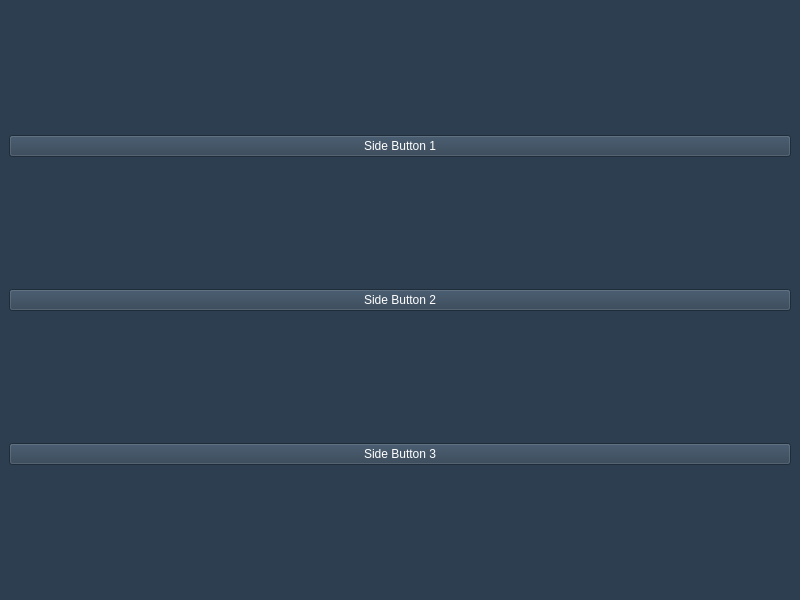
<?xml version="1.0" encoding="UTF-8"?>
<ui version="4.0">
 <class>MainWindow</class>
 <widget class="QMainWindow" name="MainWindow">
  <property name="geometry">
   <rect>
    <x>0</x>
    <y>0</y>
    <width>800</width>
    <height>600</height>
   </rect>
  </property>
  <property name="windowTitle">
   <string>Side Bar Example</string>
  </property>
  <widget class="QWidget" name="centralwidget">
   <layout class="QHBoxLayout" name="horizontalLayout">
    <item>
     <widget class="QWidget" name="main_content" native="true">
      <property name="styleSheet">
       <string notr="true">background-color: #ecf0f1;</string>
      </property>
      <layout class="QVBoxLayout" name="verticalLayout">
       <item>
        <widget class="QPushButton" name="toggle_button">
         <property name="text">
          <string>Toggle Side Bar</string>
         </property>
         <property name="styleSheet">
          <string notr="true">background-color: #34495e; color: white;</string>
         </property>
        </widget>
       </item>
       <item>
        <widget class="QPushButton" name="button1">
         <property name="text">
          <string>Button 1</string>
         </property>
        </widget>
       </item>
       <item>
        <widget class="QPushButton" name="button2">
         <property name="text">
          <string>Button 2</string>
         </property>
        </widget>
       </item>
       <item>
        <widget class="QPushButton" name="button3">
         <property name="text">
          <string>Button 3</string>
         </property>
        </widget>
       </item>
       <item>
        <spacer name="verticalSpacer">
         <property name="orientation">
          <enum>Qt::Vertical</enum>
         </property>
         <property name="sizeType">
          <enum>QSizePolicy::Expanding</enum>
         </property>
        </spacer>
       </item>
      </layout>
     </widget>
    </item>
   </layout>
  </widget>
  <widget class="QWidget" name="side_bar" native="true">
   <property name="geometry">
    <rect>
     <x>-200</x>
     <y>0</y>
     <width>200</width>
     <height>600</height>
    </rect>
   </property>
   <property name="styleSheet">
    <string notr="true">background-color: #2c3e50; color: white;</string>
   </property>
   <layout class="QVBoxLayout" name="verticalLayout_2">
    <item>
     <widget class="QPushButton" name="side_button1">
      <property name="text">
       <string>Side Button 1</string>
      </property>
     </widget>
    </item>
    <item>
     <widget class="QPushButton" name="side_button2">
      <property name="text">
       <string>Side Button 2</string>
      </property>
     </widget>
    </item>
    <item>
     <widget class="QPushButton" name="side_button3">
      <property name="text">
       <string>Side Button 3</string>
      </property>
     </widget>
    </item>
   </layout>
  </widget>
 </widget>
 <resources/>
 <connections/>
</ui>
